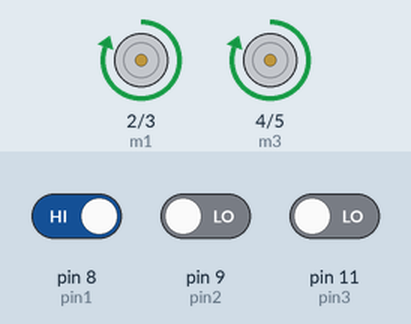
This sketch was run on a simulated Arduino Uno, built with avr-gcc and run on an emulated ATmega328P. On the bench: motor-driver pin pairs drawn as motors (green arrow = first pin HIGH = forward, orange = second pin HIGH = backward, longer = more drive). The test bench sets the inputs (shaded band); at power-on: pin 8 (pin1) HIGH, pin 9 (pin2) LOW, pin 11 (pin3) LOW. What the sketch prints to the serial monitor is not drawn.

Above: at 1.2 s.
1.3 s: pin 8 (pin1) driven LOW and pin 9 (pin2) driven HIGH
At 2.1 s:
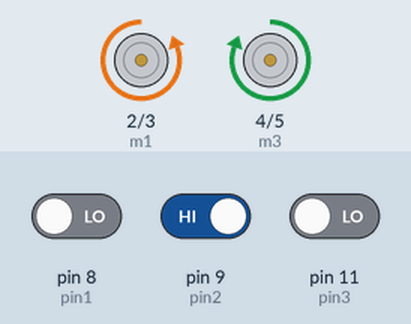
2.8 s: pin 11 (pin3) driven HIGH
At 3.2 s:
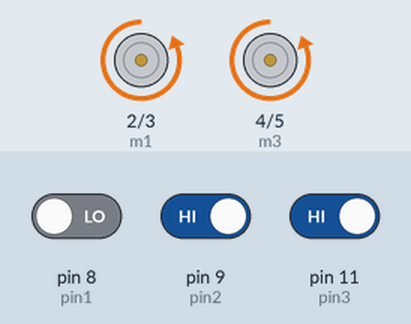
4.3 s: pin 11 (pin3) driven LOW
At 5.5 s:
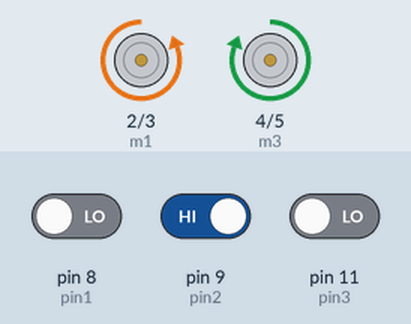
5.8 s: pin 8 (pin1) driven HIGH
At 6.6 s:
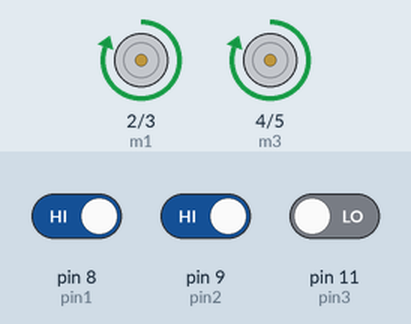
Timing chart, 0 to 8.3 s (numbered marks = the images above; inputs shaded):
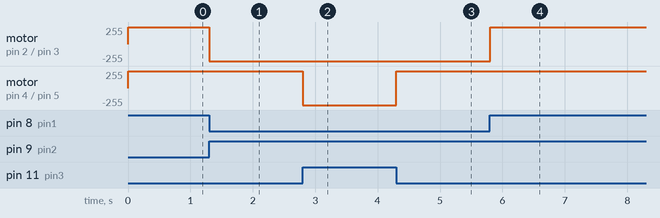

Measured:
- after the input at 1.3 s, motor on pin 2 (m1) / pin 3 (m2): forward 255/255 → backward 255/255 at once
- after the input at 2.8 s, motor on pin 4 (m3) / pin 5 (m4): forward 255/255 → backward 255/255 at once
- after the input at 4.3 s, motor on pin 4 (m3) / pin 5 (m4): backward 255/255 → forward 255/255 at once
- after the input at 5.8 s, motor on pin 2 (m1) / pin 3 (m2): backward 255/255 → forward 255/255 at once

The sketch:

maze.ino
```cpp
int m1=2;
int m2=3;
int m3=4;
int m4=5;
int pin1=8;
int pin2=9;
int pin3=11;
void setup() {
  // put your setup code here, to run once:
pinMode(m1,OUTPUT);
pinMode(m2,OUTPUT);
pinMode(m3,OUTPUT);
pinMode(m4,OUTPUT);
pinMode(pin1,INPUT);
pinMode(pin2,INPUT);
pinMode(pin3,INPUT);
Serial.begin(9600);
}

void loop() {
  // put your main code here, to run repeatedly:
  Serial.println(digitalRead(pin1));
if(pin1==LOW && pin2==LOW && pin3==LOW)
{
 st();
}
if(digitalRead(pin1)==LOW && digitalRead(pin2)==HIGH && digitalRead(pin3)==HIGH)
{
 left();
}
if(digitalRead(pin1)==HIGH && digitalRead(pin2)==LOW && digitalRead(pin3)==LOW)
{
 right();
}
if(digitalRead(pin1)==LOW && digitalRead(pin2)==HIGH && digitalRead(pin3)==LOW)
{
forward();
}
if(digitalRead(pin1)==LOW && digitalRead(pin2)==LOW && digitalRead(pin3)==HIGH)
{
left();
}
if(digitalRead(pin1)==HIGH && digitalRead(pin2)==HIGH && digitalRead(pin3)==LOW)
{
 right();
}
if(digitalRead(pin1)==HIGH && digitalRead(pin2)==HIGH && digitalRead(pin3)==HIGH)
{
 forward();
}

}
void forward()
{
digitalWrite(m1,LOW);
digitalWrite(m2,HIGH);
digitalWrite(m3,HIGH);
digitalWrite(m4,LOW);
}
void backward()
{
 digitalWrite(m1,HIGH);
digitalWrite(m2,LOW);
digitalWrite(m3,LOW);
digitalWrite(m4,HIGH);
}
void left()
{
digitalWrite(m1,LOW);
digitalWrite(m2,HIGH);
digitalWrite(m3,LOW);
digitalWrite(m4,HIGH);
}
void right()
{
digitalWrite(m1,HIGH);
digitalWrite(m2,LOW);
digitalWrite(m3,HIGH);
digitalWrite(m4,LOW);
}
void st()
{
digitalWrite(m1,LOW);
digitalWrite(m2,LOW);
digitalWrite(m3,LOW);
digitalWrite(m4,LOW);
}
```
